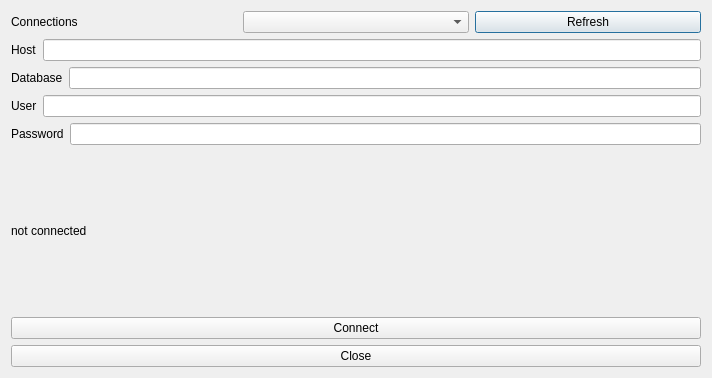
<?xml version="1.0" encoding="UTF-8"?>
<ui version="4.0">
 <class>DatabaseDialog</class>
 <widget class="QDialog" name="DatabaseDialog">
  <property name="geometry">
   <rect>
    <x>0</x>
    <y>0</y>
    <width>712</width>
    <height>378</height>
   </rect>
  </property>
  <property name="windowTitle">
   <string>Connect to database</string>
  </property>
  <layout class="QVBoxLayout" name="verticalLayout">
   <item>
    <layout class="QHBoxLayout" name="horizontalLayout">
     <item>
      <widget class="QLabel" name="label_5">
       <property name="text">
        <string>Connections</string>
       </property>
      </widget>
     </item>
     <item>
      <widget class="QComboBox" name="connections_box">
       <property name="toolTip">
        <string>&lt;html&gt;&lt;head/&gt;&lt;body&gt;&lt;p&gt;Load details for saved Postgis connections.&lt;br/&gt;&lt;/p&gt;&lt;/body&gt;&lt;/html&gt;</string>
       </property>
      </widget>
     </item>
     <item>
      <widget class="QPushButton" name="refresh_button">
       <property name="toolTip">
        <string>&lt;html&gt;&lt;head/&gt;&lt;body&gt;&lt;p&gt;Refresh connections dropdown.&lt;/p&gt;&lt;/body&gt;&lt;/html&gt;</string>
       </property>
       <property name="text">
        <string>Refresh</string>
       </property>
      </widget>
     </item>
    </layout>
   </item>
   <item>
    <layout class="QHBoxLayout" name="horizontalLayout_2">
     <item>
      <widget class="QLabel" name="label">
       <property name="text">
        <string>Host</string>
       </property>
      </widget>
     </item>
     <item>
      <widget class="QLineEdit" name="host">
       <property name="toolTip">
        <string>&lt;html&gt;&lt;head/&gt;&lt;body&gt;&lt;p&gt;Changing these will not change stored settings for the connection. &lt;/p&gt;&lt;/body&gt;&lt;/html&gt;</string>
       </property>
      </widget>
     </item>
    </layout>
   </item>
   <item>
    <layout class="QHBoxLayout" name="horizontalLayout_3">
     <item>
      <widget class="QLabel" name="label_2">
       <property name="text">
        <string>Database</string>
       </property>
      </widget>
     </item>
     <item>
      <widget class="QLineEdit" name="database">
       <property name="toolTip">
        <string>&lt;html&gt;&lt;head/&gt;&lt;body&gt;&lt;p&gt;Changing these will not change stored settings for the connection.&lt;/p&gt;&lt;/body&gt;&lt;/html&gt;</string>
       </property>
       <property name="text">
        <string/>
       </property>
      </widget>
     </item>
    </layout>
   </item>
   <item>
    <layout class="QHBoxLayout" name="horizontalLayout_4">
     <item>
      <widget class="QLabel" name="label_3">
       <property name="text">
        <string>User</string>
       </property>
      </widget>
     </item>
     <item>
      <widget class="QLineEdit" name="user">
       <property name="toolTip">
        <string>&lt;html&gt;&lt;head/&gt;&lt;body&gt;&lt;p&gt;Changing these will not change stored settings for the connection.&lt;/p&gt;&lt;/body&gt;&lt;/html&gt;</string>
       </property>
      </widget>
     </item>
    </layout>
   </item>
   <item>
    <layout class="QHBoxLayout" name="horizontalLayout_5">
     <item>
      <widget class="QLabel" name="label_4">
       <property name="text">
        <string>Password</string>
       </property>
      </widget>
     </item>
     <item>
      <widget class="QLineEdit" name="password">
       <property name="toolTip">
        <string>&lt;html&gt;&lt;head/&gt;&lt;body&gt;&lt;p&gt;Changing these will not change stored settings for the connection.&lt;/p&gt;&lt;/body&gt;&lt;/html&gt;</string>
       </property>
      </widget>
     </item>
    </layout>
   </item>
   <item>
    <widget class="QLabel" name="status">
     <property name="text">
      <string>not connected</string>
     </property>
    </widget>
   </item>
   <item>
    <layout class="QHBoxLayout" name="horizontalLayout_6">
     <item>
      <widget class="QPushButton" name="connect_button">
       <property name="text">
        <string>Connect</string>
       </property>
      </widget>
     </item>
    </layout>
   </item>
   <item>
    <widget class="QPushButton" name="ok_button">
     <property name="text">
      <string>Close</string>
     </property>
    </widget>
   </item>
  </layout>
 </widget>
 <resources/>
 <connections/>
</ui>
